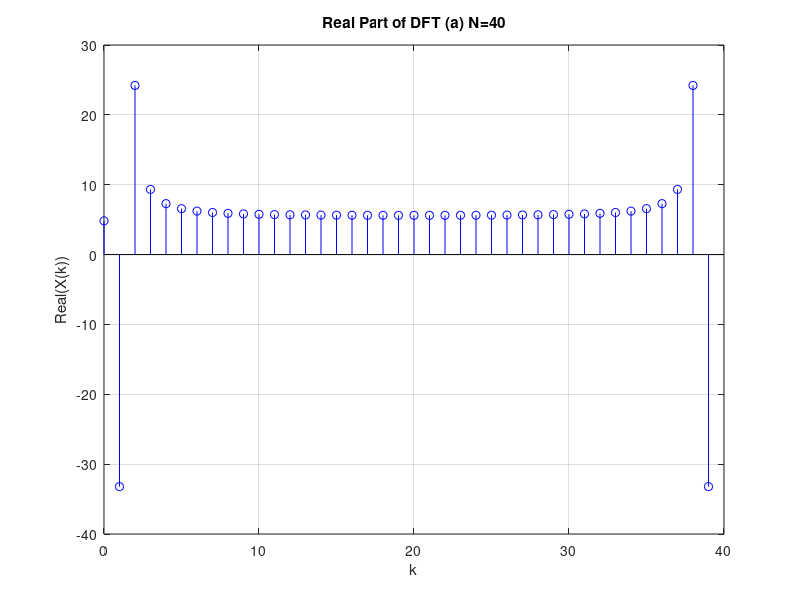
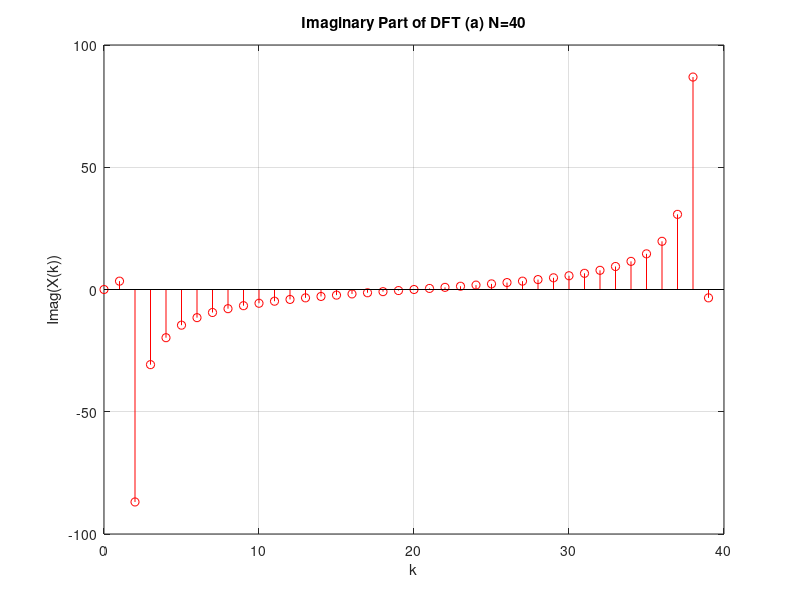

Source code (MATLAB) for these figures, in order:
% task2

% (a) N = 40
N = 40;
Fs = 100;               % 샘플링 주파수
t_step = 1 / Fs;        % 샘플링 간격 : 0.01
t = (0:N-1) * t_step; 

% Signal generation
f1 = 2; % sin의 주파수
f2 = 4; % cos의 주파수
x = 2 * sin(2 * pi * f1 * t) + 5 * cos(2 * pi * f2 * t); % xa(t) 신호 정의


% DFT computation
X = fft(x, N);

% Plot Real part
figure;
stem(0:N-1, real(X), 'b');
title('Real Part of DFT (a) N=40');
xlabel('k');
ylabel('Real(X(k))');
grid on;

% Plot Imaginary part
figure;
stem(0:N-1, imag(X), 'r');
title('Imaginary Part of DFT (a) N=40');
xlabel('k');
ylabel('Imag(X(k))');
grid on;
